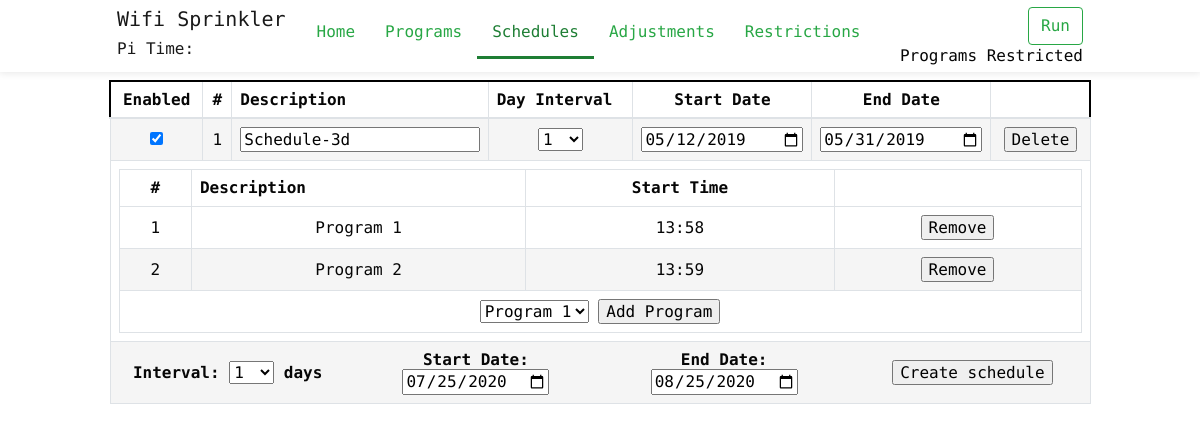
The page /schedules on the database as committed earlier.
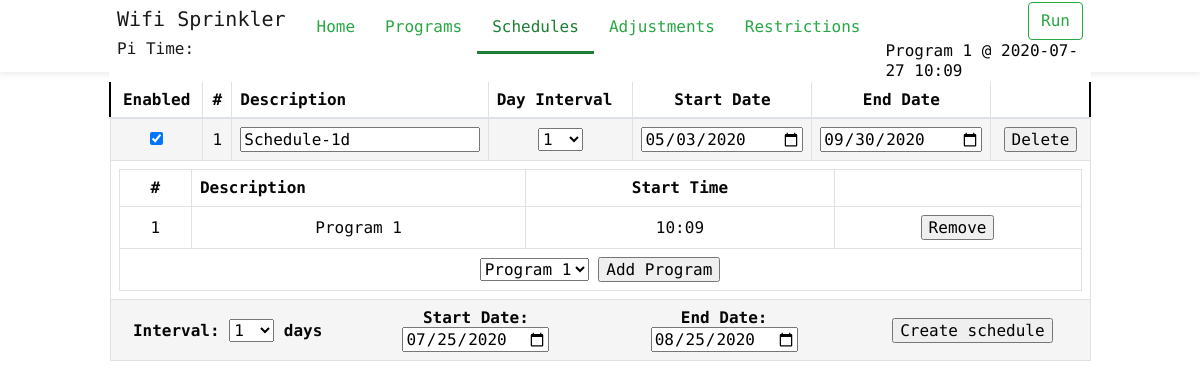
The same page on the database as committed later.
### main.py (models this page shows)
class Schedule(db.Model):
	__tablename__ = 'Schedule'
	schedule_id = db.Column(db.Integer, primary_key=True)
	day_interval = db.Column(db.Integer, unique=False)
	description = db.Column(db.String(120), unique=False, nullable=False)
	start_date = db.Column(db.DateTime, unique=False, default=datetime.now)
	end_date = db.Column(db.DateTime, unique=False, default=datetime.now)
	enabled = db.Column(db.Boolean)
	program_schedule = db.relationship('Program_Schedule', backref='schedule', cascade="all, delete-orphan")

class Program_Schedule(db.Model):
	__tablename__ = 'Program_Schedule'
	__table_args__ = (
		PrimaryKeyConstraint('program_id', 'schedule_id'),
	)
	program_id = db.Column(db.Integer, db.ForeignKey("Program.program_id"), primary_key=True)
	schedule_id = db.Column(db.Integer, db.ForeignKey("Schedule.schedule_id"), primary_key=True)

class Program(db.Model):
	__tablename__ = 'Program'
	program_id = db.Column(db.Integer, primary_key=True)
	description = db.Column(db.String(120), unique=False, nullable=True)
	enabled = db.Column(db.Boolean)
	program_zones = db.relationship('Program_Zones', backref='program', cascade="all, delete-orphan")
	program_run = db.relationship('Program_Run', backref='program', cascade="all, delete-orphan")
	program_schedule = db.relationship('Program_Schedule', backref='program', cascade="all, delete-orphan")
	program_adjustment = db.relationship('Program_Adjustment', backref='program', cascade="all, delete-orphan")
	program_restriction = db.relationship('Program_Restriction', backref='program', cascade="all, delete-orphan")

### main.py (the view)
@app.route("/schedules")
def schedules():
	schedules = Schedule.query.all()
	programs = Program.query.filter_by(enabled=True)
	next_progam_run = GetNextProgamRun()
	return render_template('schedules.html', schedules=schedules, programs=programs, next_progam_run=next_progam_run, curent_page='Schedules')

### main.py (called while the page is built)
@app.context_processor
def utility_processor():
	return dict(isAllowedTime=isAllowedTime )

@app.template_filter('dateformat')
def dateformat(value, format='%Y-%m-%d'):
	return value.strftime(format)

@app.template_filter('timeformat')
def timeformat(value, format='%H:%M'):
	return value.strftime(format)

@app.template_filter('datetimeformat')
def datetimeformat(value, format='%Y-%m-%d %H:%M'):
	return value.strftime(format)

### templates/schedules.html (shortened to what the changed rows need)
{% extends 'layout.html' %}
{% from "_macros.html" import day_interval %}
{% block body %}
		<div class="container" >
			<div class="row">
				<div id="schedule_div" class="col-lg-12">
					<table class="table table-bordered dataTable" id="dataTable" cellspacing="0" width="100%">
						<thead>
							<tr role="row" style="border: 2px solid #000 !important;">
								<th class="center">Enabled</th>
								<th class="td-select center">#</th>
								<th>Description</th>
								<th>Day Interval</th>
								<th class="center" >Start Date</th>
								<th class="center" >End Date</th>
								<th class="center"></th>
							</tr>
						</thead>
						<tfoot>
							<tr>
								<th colspan="8" class="AddScheduleSpan center RowEven" >
									<div class="row" >
										<div class="col-sm-3 middle">
											Interval: {{ day_interval('day_interval', 1) }} days
										</div>
										<div class="col-sm-3">
											Start Date: <input type="date" id="schedule_startdate" value="" style="" />
										</div>
										<div class="col-sm-3">
											End Date: <input type="date" id="schedule_enddate" class="" value="" style="" />
										</div>
										<div class="col-sm-3 middle">
											<input type="button" id="btn_add_schedule" value="Create schedule" style=""/>
										</div>
									</div>
								</th>
							</tr>
						</tfoot>
						<tbody>
							{% for schedule in schedules %}
							<tr role="row" class="RowEven" style="border-top: 2px solid #000;">
								<td>
									{% if schedule.enabled %}
									<input type="checkbox" id="chk_{{schedule.schedule_id}}" name="chk_{{schedule.schedule_id}}" checked>
									{% else %}
									<input type="checkbox" id="chk_{{schedule.schedule_id}}" name="chk_{{schedule.schedule_id}}">
									{% endif %}
						      </td>
						      <td class="td-select">{{ schedule.schedule_id }}</td>
								<td class="ScheduleDescriptionSpan">
									<input type="text" id="desc_{{ schedule.schedule_id }}" value="{{ schedule.description }}" style="width:100%;max-width: 100%;" {{'' if schedule.enabled else 'disabled'}} >
								</td>
								<td class="ScheduleValue">
									{{ day_interval(schedule.schedule_id, schedule.day_interval, schedule.enabled) }}
								</td>
								<td class="ScheduleStartDate">
									<input type="date" id="start-date_{{ schedule.schedule_id }}" value="{{ schedule.start_date|dateformat }}" style="width:100%;max-width: 100%;" {{'' if schedule.enabled else 'disabled'}}/>
								</td>
								<td class="ScheduleEndDate">
									<input type="date" id="end-date_{{ schedule.schedule_id }}" value="{{ schedule.end_date|dateformat }}" style="width:100%;max-width: 100%;" {{'' if schedule.enabled else 'disabled'}}/>
								</td>
								<td class="ScheduleDeleteSpan">
									<input type="button" id="delete_{{ schedule.schedule_id }}" value="Delete" style="min-width: 50px;"/>
								</td>
								</tr>
							<tr>
								<td colspan="8">
									<table class="table table-bordered dataTable" id="table_{{schedule.schedule_id}}" cellspacing="0" width="100%" style="margin-bottom: 0px;">
										<tr role="row">
											<th class="center">#</th>
											<th>Description</th>
											<th class="center">Start Time</th>
											<th></th>
										</tr>
										<tfoot>
											<tr>
												<th colspan="5" class="center ProgramAddSpan">
													<select id="select-program_{{schedule.schedule_id}}">
													{% for program in programs %}
													<option value="{{ program.program_id }}">{{ program.description }}</option>
													{% endfor %}
													</select>
													<input type="button" id="btn-program-add_{{schedule.schedule_id}}" value="Add Program" style="min-width: 50px;"/>
												</th>
											</tr>
										</tfoot>
										{% for program in schedule.program_schedule %}
											{% if loop.index % 2 == 0 %}
											<tr role="row" class="RowEven">
											{% else %}
											<tr role="row" class="RowOdd">
											{% endif %}
											<td>{{ program.program_id }}</td>
											<td>{{ program.program.description }}</td>
											<td class="ProgramStartTimeSpan">
												{% for run_time in program.program.program_run %}
													<div>
														<span id="run_time">{{ run_time.start_time|timeformat }}</span>
												{% endfor %}
											</td>
											<td class="ProgramDeleteSpan">
												<input type="button" id="remove_{{ program.program_id }}" value="Remove" style="min-width: 50px;"/>
											</td>
										</tr>
										{% endfor %}
									</table>
								</td>
							</tr>
						  {% endfor %}
						</tbody>
					</table>
				</div>
			</div>
		</div>
	</body>
</html>
{% endblock %}

### templates/layout.html (shortened to what this page needs)
<!doctype html>
<html lang="">
	<head>
		<link rel="stylesheet" href="{{ url_for('static', filename='css/bootstrap.min.css') }}">
		<link rel="stylesheet" href="{{ url_for('static', filename='css/wifi-sprinkler.css') }}">
		<link rel="stylesheet" href="//code.jquery.com/ui/1.12.1/themes/base/jquery-ui.css">
	</head>
	<body class="home with-promo">
		<header class="fixed-top">
			<div class="headerLightBox">
				<div class="container" >
					<nav class="navbar navbar-toggleable-md navbar-light">
						<div class="logo">
							<a class="navbar-brand" href="/">
								<h5>Wifi Sprinkler</h6>
								<h6>Pi Time: <Pi Time: <span id='time_value' class="label" ></h6>
							</a>
						</div>
						<div class="navigation">
							<ul class="nav navbar-left">
								<li class="nav-item {{'active' if curent_page=='Home'}} tf-menu">
									<a class="nav-link" href="/">Home</a>
								</li>
								<li class="nav-item {{'active' if curent_page=='Programs'}} tf-menu">
									<a class="nav-link" href="/programs">Programs</a>
								</li>
								<li class="nav-item {{'active' if curent_page=='Schedules'}} tf-menu">
									<a class="nav-link" href="/schedules">Schedules</a>
								</li>
								<li class="nav-item {{'active' if curent_page=='Adjustments'}} tf-menu">
									<a class="nav-link" href="/adjustments">Adjustments</a>
								</li>
								<li class="nav-item {{'active' if curent_page=='Restrictions'}} tf-menu">
									<a class="nav-link" href="/restrictions">Restrictions</a>
								</li>
							</ul>
							<ul class="nav navbar-right justify-content-end">
								<li>
									<button class="btn btn-outline-success my-2 my-sm-0 start_stop_btn" type="button" id="">Run</button>
								</li>
								{% if next_progam_run.program is not none %}
								<li>
									<div style="padding-left: 10px;">
										<span class="middle">
										{{next_progam_run.program}}{{' @ ' + next_progam_run.run_datetime|datetimeformat if next_progam_run.program_id != 0 else ''}}
									</span>
									</div>
								</li>
								{% endif %}
							</ul>
						</div>
					</nav>
				</div>
			</div>
		</header>
		{% block body %}{% endblock %}

### templates/_macros.html (shortened to what this page needs)
{% macro day_interval(id, value, enabled=True) %}
<select id ="select_{{ id }}" style="width:45px;" {{'' if enabled else 'disabled'}}>
	{% for n in range(1, 29, 1) %}
		<option value='{{n}}' {{'selected' if value==n else ''}}>{{n}}</option>
	{% endfor %}
</select>
{% endmacro %}

Rows that differ between the two databases and show on the page:
removed Program_Schedule: program_id "2", program.description "Program 2", start_time "13:59"
now on this page (row unchanged): Program: program "Program 1"
changed Schedule id 1: description "Schedule-3d" → "Schedule-1d"; start_date "05/12/2019" → "05/03/2020"; end_date "05/31/2019" → "09/30/2020"; gains Program_Schedule (program_id "1", program.description "Program 1", start_time "10:09"); loses Program_Schedule (program_id "1", program.description "Program 1", start_time "13:58")
Other text that changed with them:
{{ next_progam_run.program }}: "Programs Restricted" → (not shown)
text now shown: "@ 2020-07-27 10:09"
